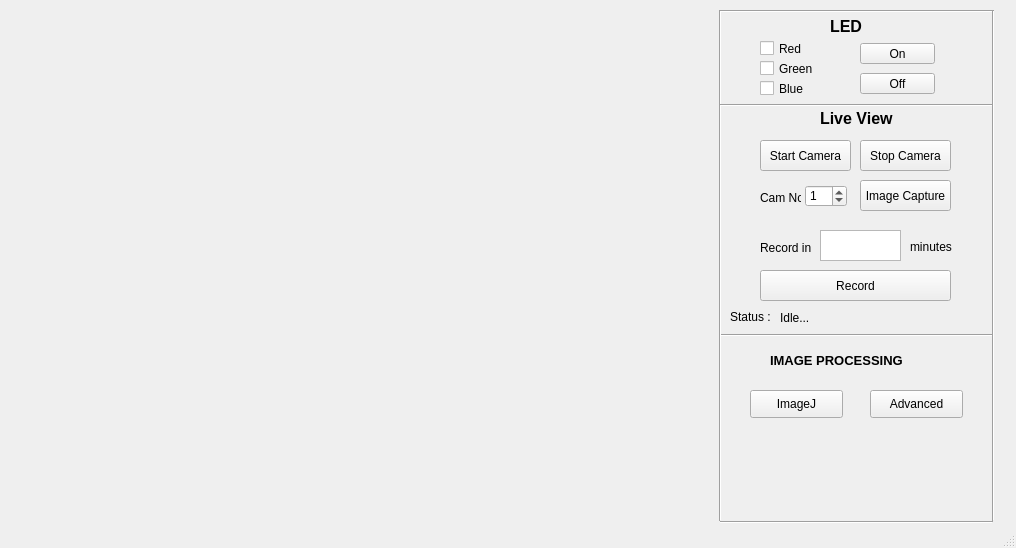
<?xml version="1.0" encoding="UTF-8"?>
<ui version="4.0">
 <class>MainWindow</class>
 <widget class="QMainWindow" name="MainWindow">
  <property name="enabled">
   <bool>true</bool>
  </property>
  <property name="geometry">
   <rect>
    <x>0</x>
    <y>0</y>
    <width>1016</width>
    <height>548</height>
   </rect>
  </property>
  <property name="windowTitle">
   <string>MainWindow</string>
  </property>
  <widget class="QWidget" name="centralwidget">
   <widget class="QPushButton" name="btnStartRec">
    <property name="geometry">
     <rect>
      <x>760</x>
      <y>270</y>
      <width>191</width>
      <height>31</height>
     </rect>
    </property>
    <property name="text">
     <string>Record</string>
    </property>
   </widget>
   <widget class="QPushButton" name="btnStartCamera">
    <property name="geometry">
     <rect>
      <x>760</x>
      <y>140</y>
      <width>91</width>
      <height>31</height>
     </rect>
    </property>
    <property name="text">
     <string>Start Camera</string>
    </property>
   </widget>
   <widget class="QPushButton" name="btnStopCamera">
    <property name="geometry">
     <rect>
      <x>860</x>
      <y>140</y>
      <width>91</width>
      <height>31</height>
     </rect>
    </property>
    <property name="text">
     <string>Stop Camera</string>
    </property>
   </widget>
   <widget class="QWidget" name="widget" native="true">
    <property name="geometry">
     <rect>
      <x>20</x>
      <y>10</y>
      <width>648</width>
      <height>486</height>
     </rect>
    </property>
   </widget>
   <widget class="QCheckBox" name="RedLED">
    <property name="geometry">
     <rect>
      <x>760</x>
      <y>40</y>
      <width>70</width>
      <height>17</height>
     </rect>
    </property>
    <property name="text">
     <string>Red</string>
    </property>
   </widget>
   <widget class="QCheckBox" name="GreenLED">
    <property name="geometry">
     <rect>
      <x>760</x>
      <y>60</y>
      <width>70</width>
      <height>17</height>
     </rect>
    </property>
    <property name="text">
     <string>Green</string>
    </property>
   </widget>
   <widget class="QCheckBox" name="BlueLED">
    <property name="geometry">
     <rect>
      <x>760</x>
      <y>80</y>
      <width>70</width>
      <height>17</height>
     </rect>
    </property>
    <property name="text">
     <string>Blue</string>
    </property>
   </widget>
   <widget class="QPushButton" name="btnLEDOn">
    <property name="geometry">
     <rect>
      <x>860</x>
      <y>43</y>
      <width>75</width>
      <height>21</height>
     </rect>
    </property>
    <property name="text">
     <string>On</string>
    </property>
   </widget>
   <widget class="QPushButton" name="btnLEDOff">
    <property name="geometry">
     <rect>
      <x>860</x>
      <y>73</y>
      <width>75</width>
      <height>21</height>
     </rect>
    </property>
    <property name="text">
     <string>Off</string>
    </property>
   </widget>
   <widget class="Line" name="line">
    <property name="geometry">
     <rect>
      <x>720</x>
      <y>320</y>
      <width>273</width>
      <height>31</height>
     </rect>
    </property>
    <property name="orientation">
     <enum>Qt::Horizontal</enum>
    </property>
   </widget>
   <widget class="QLabel" name="label">
    <property name="geometry">
     <rect>
      <x>830</x>
      <y>20</y>
      <width>46</width>
      <height>13</height>
     </rect>
    </property>
    <property name="font">
     <font>
      <pointsize>12</pointsize>
      <weight>75</weight>
      <bold>true</bold>
     </font>
    </property>
    <property name="text">
     <string>LED</string>
    </property>
   </widget>
   <widget class="Line" name="line_2">
    <property name="geometry">
     <rect>
      <x>720</x>
      <y>3</y>
      <width>273</width>
      <height>16</height>
     </rect>
    </property>
    <property name="orientation">
     <enum>Qt::Horizontal</enum>
    </property>
   </widget>
   <widget class="Line" name="line_3">
    <property name="geometry">
     <rect>
      <x>705</x>
      <y>10</y>
      <width>31</width>
      <height>511</height>
     </rect>
    </property>
    <property name="orientation">
     <enum>Qt::Vertical</enum>
    </property>
   </widget>
   <widget class="QLabel" name="label_2">
    <property name="geometry">
     <rect>
      <x>820</x>
      <y>110</y>
      <width>101</width>
      <height>16</height>
     </rect>
    </property>
    <property name="font">
     <font>
      <pointsize>12</pointsize>
      <weight>75</weight>
      <bold>true</bold>
     </font>
    </property>
    <property name="text">
     <string>Live View</string>
    </property>
   </widget>
   <widget class="QLabel" name="label_3">
    <property name="geometry">
     <rect>
      <x>760</x>
      <y>240</y>
      <width>51</width>
      <height>16</height>
     </rect>
    </property>
    <property name="text">
     <string>Record in</string>
    </property>
   </widget>
   <widget class="QLabel" name="label_4">
    <property name="geometry">
     <rect>
      <x>910</x>
      <y>240</y>
      <width>46</width>
      <height>13</height>
     </rect>
    </property>
    <property name="text">
     <string>minutes</string>
    </property>
   </widget>
   <widget class="Line" name="line_8">
    <property name="geometry">
     <rect>
      <x>983</x>
      <y>10</y>
      <width>21</width>
      <height>511</height>
     </rect>
    </property>
    <property name="orientation">
     <enum>Qt::Vertical</enum>
    </property>
   </widget>
   <widget class="QTextEdit" name="recTime">
    <property name="geometry">
     <rect>
      <x>820</x>
      <y>230</y>
      <width>81</width>
      <height>31</height>
     </rect>
    </property>
   </widget>
   <widget class="QLabel" name="label_5">
    <property name="geometry">
     <rect>
      <x>730</x>
      <y>310</y>
      <width>46</width>
      <height>13</height>
     </rect>
    </property>
    <property name="text">
     <string>Status :</string>
    </property>
   </widget>
   <widget class="QLabel" name="Statuslbl">
    <property name="geometry">
     <rect>
      <x>780</x>
      <y>310</y>
      <width>191</width>
      <height>16</height>
     </rect>
    </property>
    <property name="text">
     <string>Idle...</string>
    </property>
   </widget>
   <widget class="QPushButton" name="btnCaptured">
    <property name="geometry">
     <rect>
      <x>860</x>
      <y>180</y>
      <width>91</width>
      <height>31</height>
     </rect>
    </property>
    <property name="text">
     <string>Image Capture</string>
    </property>
   </widget>
   <widget class="Line" name="line_4">
    <property name="geometry">
     <rect>
      <x>720</x>
      <y>90</y>
      <width>273</width>
      <height>31</height>
     </rect>
    </property>
    <property name="orientation">
     <enum>Qt::Horizontal</enum>
    </property>
   </widget>
   <widget class="Line" name="line_5">
    <property name="geometry">
     <rect>
      <x>720</x>
      <y>507</y>
      <width>273</width>
      <height>31</height>
     </rect>
    </property>
    <property name="orientation">
     <enum>Qt::Horizontal</enum>
    </property>
   </widget>
   <widget class="QLabel" name="label_6">
    <property name="geometry">
     <rect>
      <x>730</x>
      <y>330</y>
      <width>261</width>
      <height>191</height>
     </rect>
    </property>
    <property name="text">
     <string/>
    </property>
    <property name="pixmap">
     <pixmap>E:/IHT - LENA/BaslerProject/Lensless app lite/triologo.jpg</pixmap>
    </property>
   </widget>
   <widget class="QSpinBox" name="camNo">
    <property name="geometry">
     <rect>
      <x>805</x>
      <y>185</y>
      <width>42</width>
      <height>22</height>
     </rect>
    </property>
    <property name="specialValueText">
     <string>1</string>
    </property>
    <property name="minimum">
     <number>-1</number>
    </property>
    <property name="maximum">
     <number>9</number>
    </property>
    <property name="value">
     <number>1</number>
    </property>
   </widget>
   <widget class="QLabel" name="label_7">
    <property name="geometry">
     <rect>
      <x>760</x>
      <y>190</y>
      <width>41</width>
      <height>16</height>
     </rect>
    </property>
    <property name="text">
     <string>Cam No</string>
    </property>
   </widget>
   <widget class="QPushButton" name="pushButton">
    <property name="geometry">
     <rect>
      <x>750</x>
      <y>390</y>
      <width>93</width>
      <height>28</height>
     </rect>
    </property>
    <property name="text">
     <string>ImageJ</string>
    </property>
   </widget>
   <widget class="QPushButton" name="pushButton_2">
    <property name="geometry">
     <rect>
      <x>870</x>
      <y>390</y>
      <width>93</width>
      <height>28</height>
     </rect>
    </property>
    <property name="text">
     <string>Advanced</string>
    </property>
   </widget>
   <widget class="QLabel" name="label_8">
    <property name="geometry">
     <rect>
      <x>770</x>
      <y>350</y>
      <width>181</width>
      <height>20</height>
     </rect>
    </property>
    <property name="font">
     <font>
      <pointsize>10</pointsize>
      <weight>75</weight>
      <bold>true</bold>
     </font>
    </property>
    <property name="text">
     <string>IMAGE PROCESSING</string>
    </property>
   </widget>
  </widget>
  <widget class="QStatusBar" name="statusbar"/>
 </widget>
 <resources/>
 <connections/>
</ui>
